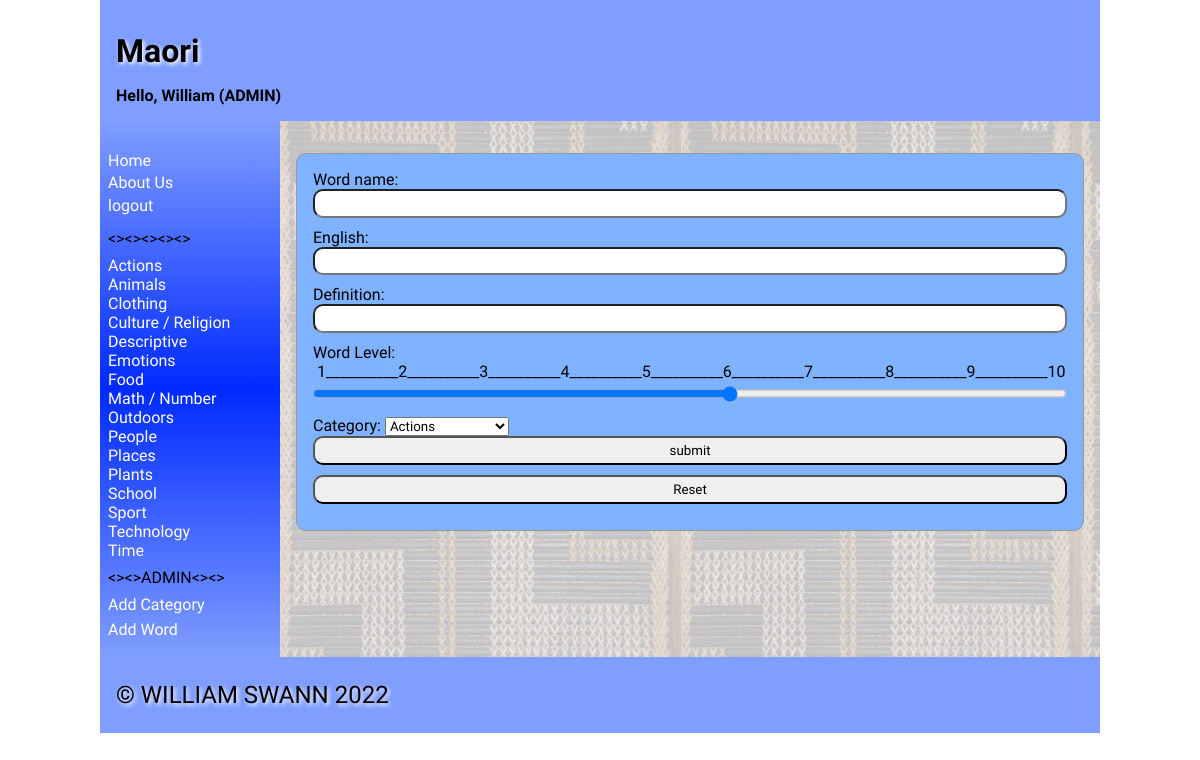
The app's page /addword (signed in) with its own data.
### tables this page shows
CREATE TABLE "catalist"
(
    catali  varchar(30),
    cata_id integer
        constraint catalist_pk
            primary key autoincrement
);

### app.py (the view, shortened to what this page needs)
@app.route("/addword", methods=["GET", "POST"])
def render_addword():
    if is_logged_in() and is_teacher():
        cata_list = sidenav1()
    else:
        return redirect("/")
    return render_template("addword.html", catagories=cata_list, logged_in=is_logged_in(), teacher=is_teacher())

### app.py (called while the page is built)
def create_connection(db_file):
    try:
        connection = sqlite3.connect(db_file)
        return connection
    except Error as e:
        print(e)
    return None

def sidenav1(): #this function grabs all of the items from the product table and puts them into a list for the side nav
    con = create_connection(DB_NAME)
    query = """SELECT cata_id, catali FROM catalist ORDER BY catali"""
    cur = con.cursor()
    cur.execute(query)
    cata_list = cur.fetchall()
    con.commit()
    con.close()
    return cata_list

def is_logged_in():
    if session.get("email") is None:
        print("not logged in")
        return False
    else:
        print("logged in")
        return True

def is_teacher():
    if session.get("teacher") == "on":
        print("is Teacher")
        return True
    else:
        print("not Teacher")
        return False

### templates/addword.html (shortened to what this page needs)
{% extends "base1.html" %}
{% block main %}
<form class="dataForm" method="post">
    <div class="form-group">
        <div class="form-label">Word name:</div>
        <div class="form-element"><input id="name" name="name" type="text" required></div>
    </div>
    <div class="form-group">
        <div class="form-label">English:</div>
        <div class="form-element"><input id="english" name="english" type="text" required></div>
    </div>
    <div class="form-group">
        <div class="form-label">Definition:</div>
        <div class="form-element"><input id="definition" name="definition" type="text" required></div>
    </div>
    <div class="form-group">
        <div class="form-label">Word Level:</div>
        <lable>&nbsp1__________2__________3__________4__________5__________6__________7__________8__________9__________10</lable>
        <div class="form-element"><input id="level" name="level" type="range" min="1" max="10" required></div>
    </div>
    <div class="form-group">
        <label for="cata_id">Category:</label>
        <select name="cata_id" id="cata_id">
        {% for catalist in catagories %}
              <option value="{{ catalist[0] }}">{{ catalist[1] }}</option>
                    {% endfor %}
        </select>
    </div>
    <div class="button-group">
        <input type="submit" value="submit">
        <input type="reset" value="Reset">
    </div>
</form>
{% endblock %}

### templates/base1.html (shortened to what this page needs)
<!doctype html>
<html lang="en">
<head>
	<link href="{{ url_for('static', filename='style.css') }}" rel="stylesheet">
</head>
<body>
	<div id="container">
		<header>
			<h1>Maori{% block heading %}{% endblock %}</h1>
			{% if logged_in %}
			<strong>Hello, {{ session.firstname }}</strong>
			{% endif %}
			{% if teacher %}
			<strong>(ADMIN)</strong>
			{% endif %}
		</header>
		<nav>
			<ul>
                <li><a href="\">Home</a></li>
            <a href="/contact">About Us</a><li>
			{% if logged_in %}
			<a href="/logout">logout</a><li>
			{% else %}
            <a href="/login">login</a><li>
			{% endif %}
				<p><><><><><></p>
			{% for catalist in catagories %}
        <div>
            <a href="/catagories/{{ catalist[0] }}">{{ catalist[1] }}</a>
        </div>
    		{% endfor %}
			{% if logged_in and teacher %}
				<p><><>ADMIN<><></p>
			<a href="/addcategory">Add Category</a><li>
			<a href="/addword">Add Word</a><li>
			{%endif%}
			</ul>
		</nav>
		<main>
            {% block main%}{% endblock %}
        </main>
		<footer>
			<p>
				&copy; WILLIAM SWANN 2022
			</p>
		</footer>
	</div>
</body>
</html>

### static/style.css (style rules this page uses)
* { font-family: Comfortaa, sans-serif; margin: 0; padding: 0; box-sizing: border-box; }
#container { display: grid; grid-template-columns: 75px auto; grid-template-areas: 'nav header' 'main main' 'footer footer'; }
header { grid-area: header; background-color: #809eff; padding: 1rem; }
nav { grid-area: nav; }
main { grid-area: main; padding: 1rem; background-color: #edd; }
h1, h2, h3, h4 { padding: 1rem 0; font-family: 'Suez One', serif; color: #000; text-shadow: 2px 2px 4px #fff; }
p { padding: 0.5rem 0; }
a { color: #222; }
.dataForm { margin: 1rem 0; border: 1px solid #999; padding: 1rem; background-color: #7fb2ff; border-radius: 10px; }
.dataForm input, textarea { width: 100%; border-radius: 10px; padding: 0.3rem; margin-bottom: 10px; position: sticky; }
footer { grid-area: footer; padding: 1rem; background-color: #809eff; }
footer p { color: #000000; text-shadow: 2px 2px 4px #fff; font-size: 1.5rem; }
@media only screen and (min-width: 768px) { #container { grid-template-columns: 180px auto; grid-template-areas: 'header header' 'nav main' 'footer footer'; } }
@media only screen and (min-width: 768px) { nav { background: linear-gradient(180deg, rgb(128, 158, 255) 0%, rgb(0, 42, 255) 50%, rgb(128, 158, 255) 100%); padding: 0.5rem; } }
@media only screen and (min-width: 768px) { nav ul { list-style: none; } }
@media only screen and (min-width: 768px) { nav li { padding: 0.2rem 0; } }
@media only screen and (min-width: 768px) { nav a { color: #fff; text-decoration: none; } }
@media only screen and (min-width: 768px) { main { background-image: url('poutama.jpg'); background-color: rgba(0, 59, 255, 0.18); } }
@media only screen and (min-width: 1000px) { #container { width: 1000px; margin: auto; } }

### records on screen
catalist: catali "Actions"
catalist: catali "Animals"
catalist: catali "Clothing"
catalist: catali "Culture / Religion"
catalist: catali "Descriptive"
catalist: catali "Emotions"
catalist: catali "Food"
catalist: catali "Math / Number"
catalist: catali "Outdoors"
catalist: catali "People"
catalist: catali "Places"
catalist: catali "Plants"
catalist: catali "School"
catalist: catali "Sport"
catalist: catali "Technology"
catalist: catali "Time"

### other values on screen
{{ session.firstname }} "William"
form field cata_id "Actions"
